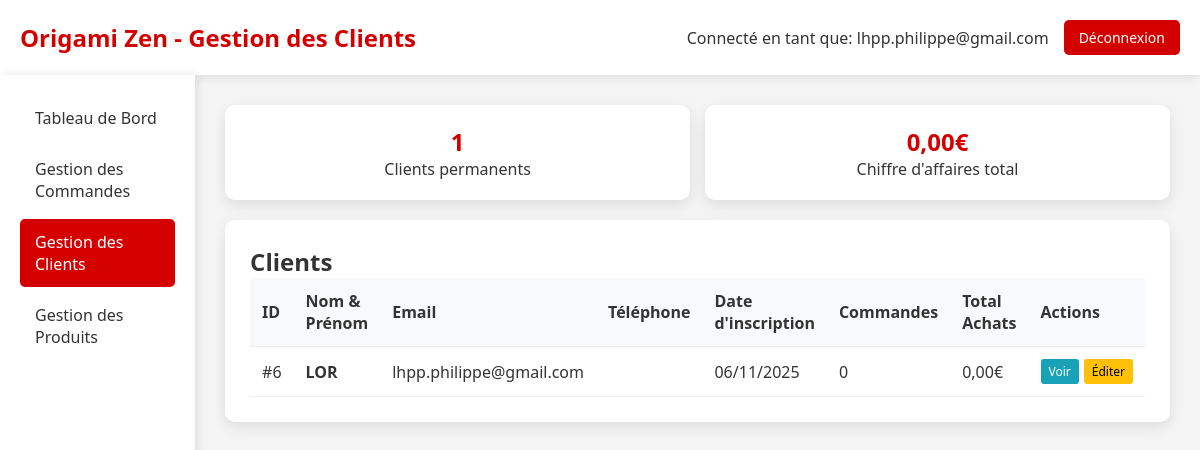
The page /admin_clients.php (signed in) on the database as committed earlier.
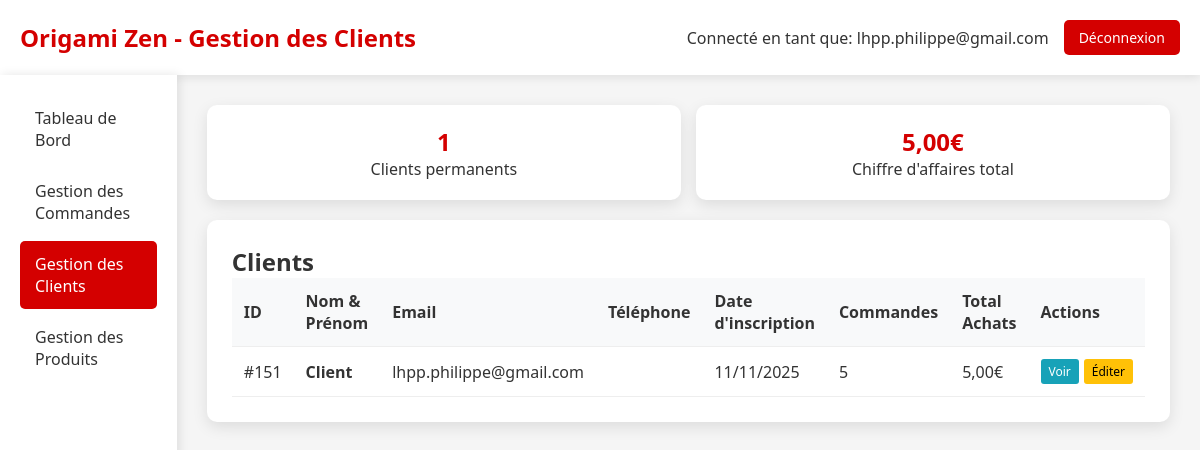
The same page on the database as committed later.
### tables this page shows
CREATE TABLE IF NOT EXISTS `client` (
  `idClient` bigint NOT NULL AUTO_INCREMENT,
  `email` varchar(50) NOT NULL,
  `motDePasse` varchar(255) NOT NULL,
  `nom` varchar(50) DEFAULT NULL,
  `prenom` varchar(50) DEFAULT NULL,
  `telephone` varchar(20) DEFAULT NULL,
  `email_confirme` tinyint(1) DEFAULT '0',
  `token_confirmation` varchar(64) DEFAULT NULL,
  `token_expires` datetime DEFAULT NULL,
  `type` enum('temporaire','permanent') DEFAULT 'temporaire',
  `date_creation` datetime DEFAULT CURRENT_TIMESTAMP,
  `session_id` varchar(128) DEFAULT NULL,
  PRIMARY KEY (`idClient`),
  KEY `idx_client_type` (`type`),
  KEY `idx_client_session` (`session_id`),
  KEY `idx_client_date` (`date_creation`)
);

### admin_clients.php (the view, shortened to what this page needs)
<?php
$host = 'localhost';
$dbname = 'origami';
$username = 'root';
$password = '';
try {
    $pdo = new PDO("mysql:host=$host;dbname=$dbname;charset=utf8", $username, $password);
    $pdo->setAttribute(PDO::ATTR_ERRMODE, PDO::ERRMODE_EXCEPTION);
    $stmt = $pdo->query("
        SELECT c.idClient, c.email, c.nom, c.prenom, c.telephone, c.date_creation,
               COUNT(cmd.idCommande) as nb_commandes,
               COALESCE(SUM(cmd.montantTotal), 0) as total_achats
        FROM Client c
        LEFT JOIN Commande cmd ON c.idClient = cmd.idClient
        WHERE c.type = 'permanent' OR (c.type IS NULL AND c.email NOT LIKE 'temp_%@origamizen.fr')
        GROUP BY c.idClient
        ORDER BY c.date_creation DESC
    ");
    $clients = $stmt->fetchAll(PDO::FETCH_ASSOC);
} catch (PDOException $e) {
    die("Erreur de connexion à la base de données: " . $e->getMessage());
}
?>
<!DOCTYPE html>
<html lang="fr">
<head>
</head>
<body>
    <div class="header">
        <div class="logo">
            <h1>Origami Zen - Gestion des Clients</h1>
        </div>
        <div class="admin-info">
            <span>Connecté en tant que: <?= htmlspecialchars($_SESSION['admin_email']) ?></span>
            <a href="admin_dashboard.php?logout=1" class="btn-logout">Déconnexion</a>
        </div>
    </div>
    <div class="container">
        <div class="sidebar">
            <a href="admin_dashboard.php" class="nav-item">Tableau de Bord</a>
            <a href="admin_commandes.php" class="nav-item">Gestion des Commandes</a>
            <a href="admin_clients.php" class="nav-item active">Gestion des Clients</a>
            <a href="admin_produits.php" class="nav-item">Gestion des Produits</a>
        </div>
        <div class="main-content">
            <div class="client-stats">
                <div class="stat-card">
                    <div class="stat-number"><?= count($clients) ?></div>
                    <div>Clients permanents</div>
                </div>
                <div class="stat-card">
                    <div class="stat-number">
                        <?= number_format(array_sum(array_column($clients, 'total_achats')), 2, ',', ' ') ?>€
                    </div>
                    <div>Chiffre d'affaires total</div>
                </div>
            </div>
            <div class="section">
                <h2>Clients</h2>
                <table>
                    <thead>
                        <tr>
                            <th>ID</th>
                            <th>Nom & Prénom</th>
                            <th>Email</th>
                            <th>Téléphone</th>
                            <th>Date d'inscription</th>
                            <th>Commandes</th>
                            <th>Total Achats</th>
                            <th>Actions</th>
                        </tr>
                    </thead>
                    <tbody>
                        <?php foreach ($clients as $client): ?>
                        <tr>
                            <td>#<?= $client['idClient'] ?></td>
                            <td>
                                <strong><?= htmlspecialchars($client['prenom'] . ' ' . $client['nom']) ?></strong>
                            </td>
                            <td><?= htmlspecialchars($client['email']) ?></td>
                            <td><?= htmlspecialchars($client['telephone'] ?? 'Non renseigné') ?></td>
                            <td><?= date('d/m/Y', strtotime($client['date_creation'])) ?></td>
                            <td><?= $client['nb_commandes'] ?></td>
                            <td><?= number_format($client['total_achats'], 2, ',', ' ') ?>€</td>
                            <td>
                                <div class="client-actions">
                                    <a href="admin_client_detail.php?id=<?= $client['idClient'] ?>" class="btn-view">Voir</a>
                                    <a href="admin_client_edit.php?id=<?= $client['idClient'] ?>" class="btn-edit">Éditer</a>
                                </div>
                            </td>
                        </tr>
                        <?php endforeach; ?>
                    </tbody>
                </table>
            </div>
        </div>
    </div>
</body>
</html>

Rows that differ between the two databases and show on the page:
removed client: idClient "6", prenom+nom "LOR", email "lhpp.philippe@gmail.com", date_creation "06/11/2025", nb_commandes "0", total_achats "0,00"
added client: idClient "151", prenom+nom "Client", email "lhpp.philippe@gmail.com", date_creation "11/11/2025", nb_commandes "5", total_achats "5,00"
Other text that changed with them:
array_sum(array_column($clients, 'total_achats')): "0,00" → "5,00"
